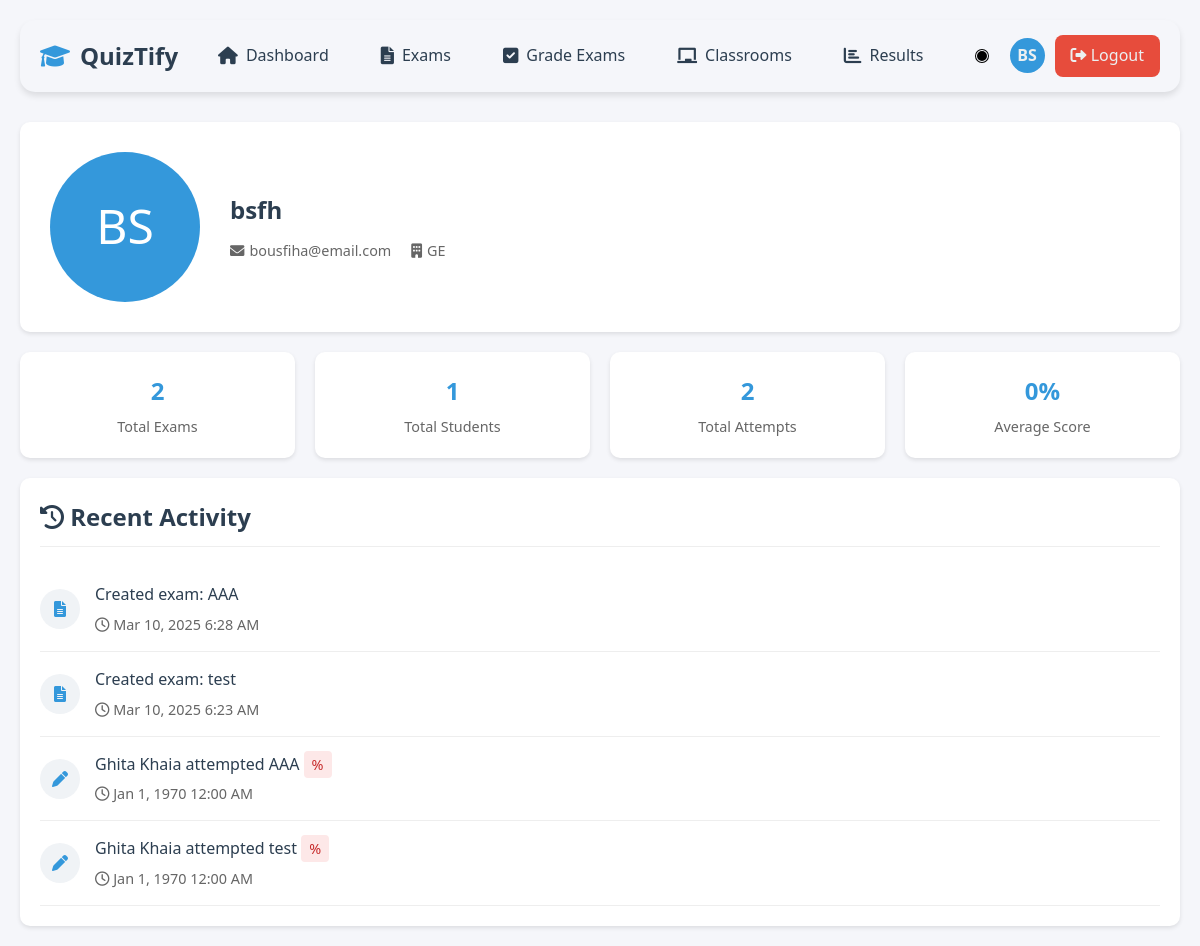
The app's page /teacher/profile.php (signed in) with its own data.
### tables this page shows
CREATE TABLE `users` (
  `id` int(11) NOT NULL,
  `username` varchar(50) NOT NULL,
  `password` varchar(255) NOT NULL,
  `email` varchar(100) NOT NULL,
  `role` enum('admin','teacher','student') NOT NULL DEFAULT 'student',
  `department` varchar(100) DEFAULT NULL,
  `status` enum('active','inactive') NOT NULL DEFAULT 'active',
  `full_name` varchar(100) NOT NULL,
  `created_at` timestamp NOT NULL DEFAULT current_timestamp(),
  `last_login` timestamp NULL DEFAULT NULL,
  `classroom_id` int(11) DEFAULT NULL,
  `is_approved` tinyint(1) DEFAULT 0
);

### teacher/profile.php (the view, shortened to what this page needs)
<?php
$conn = getDBConnection();
$userId = $_SESSION['user_id'];
try {
    $stmt = $conn->prepare("
        SELECT
            u.*,
            COUNT(DISTINCT e.id) as total_exams,
            COUNT(DISTINCT ea.id) as total_attempts,
            (
                SELECT COUNT(DISTINCT student_id)
                FROM exam_attempts ea2
                JOIN exams e2 ON ea2.exam_id = e2.id
                WHERE e2.created_by = u.id
            ) as total_students,
            ROUND(AVG(ea.score), 1) as average_score
        FROM users u
        LEFT JOIN exams e ON u.id = e.created_by
        LEFT JOIN exam_attempts ea ON e.id = ea.exam_id
        WHERE u.id = ?
        GROUP BY u.id
    ");
    $stmt->execute([$userId]);
    $profile = $stmt->fetch(PDO::FETCH_ASSOC);
    $stmt = $conn->prepare("
        SELECT
            'exam_created' as type,
            e.title as title,
            e.created_at as date,
            NULL as student_name,
            NULL as score
        FROM exams e
        WHERE e.created_by = ?
        UNION ALL
        SELECT
            'exam_attempt' as type,
            e.title as title,
            ea.end_time as date,
            u.full_name as student_name,
            ea.score
        FROM exam_attempts ea
        JOIN exams e ON ea.exam_id = e.id
        JOIN users u ON ea.student_id = u.id
        WHERE e.created_by = ?
        ORDER BY date DESC
        LIMIT 10
    ");
    $stmt->execute([$userId, $userId]);
    $activities = $stmt->fetchAll(PDO::FETCH_ASSOC);
} catch (PDOException $e) {
    error_log("Error in profile.php: " . $e->getMessage());
    setFlashMessage('error', 'An error occurred while loading profile data.');
}
?>
<!DOCTYPE html>
<html lang="en">
<head>
    <link rel="stylesheet" href="https://cdnjs.cloudflare.com/ajax/libs/font-awesome/6.0.0/css/all.min.css">
</head>
<body>
    <div class="container">
        <?php include '../includes/teacher-nav.php'; ?>
        <div class="profile-header">
            <div class="profile-avatar">
                <?php echo strtoupper(substr($profile['full_name'], 0, 2)); ?>
            </div>
            <div class="profile-info">
                <h1><?php echo htmlspecialchars($profile['full_name']); ?></h1>
                <div class="profile-meta">
                    <span><i class="fas fa-envelope"></i> <?php echo htmlspecialchars($profile['email']); ?></span>
                    <?php if (!empty($profile['department'])): ?>
                        <span><i class="fas fa-building"></i> <?php echo htmlspecialchars($profile['department']); ?></span>
                    <?php endif; ?>
                </div>
            </div>
        </div>
        <div class="stats-grid">
            <div class="stat-card">
                <div class="stat-value"><?php echo $profile['total_exams']; ?></div>
                <div class="stat-label">Total Exams</div>
            </div>
            <div class="stat-card">
                <div class="stat-value"><?php echo $profile['total_students']; ?></div>
                <div class="stat-label">Total Students</div>
            </div>
            <div class="stat-card">
                <div class="stat-value"><?php echo $profile['total_attempts']; ?></div>
                <div class="stat-label">Total Attempts</div>
            </div>
            <div class="stat-card">
                <div class="stat-value"><?php echo $profile['average_score'] ?? '0'; ?>%</div>
                <div class="stat-label">Average Score</div>
            </div>
        </div>
        <div class="activity-section">
            <div class="section-header">
                <h2><i class="fas fa-history"></i> Recent Activity</h2>
            </div>
            <?php if (empty($activities)): ?>
                <p class="text-center">No recent activity</p>
            <?php else: ?>
                <ul class="activity-list">
                    <?php foreach ($activities as $activity): ?>
                        <li class="activity-item">
                            <div class="activity-icon">
                                <i class="fas <?php echo $activity['type'] === 'exam_created' ? 'fa-file-alt' : 'fa-pen'; ?>"></i>
                            </div>
                            <div class="activity-details">
                                <div class="activity-title">
                                    <?php if ($activity['type'] === 'exam_created'): ?>
                                        Created exam: <?php echo htmlspecialchars($activity['title']); ?>
                                    <?php else: ?>
                                        <?php echo htmlspecialchars($activity['student_name']); ?> attempted
                                        <?php echo htmlspecialchars($activity['title']); ?>
                                        <span class="score-badge <?php echo $activity['score'] >= 60 ? 'score-pass' : 'score-fail'; ?>">
                                            <?php echo $activity['score']; ?>%
                                        </span>
                                    <?php endif; ?>
                                </div>
                                <div class="activity-meta">
                                    <i class="far fa-clock"></i>
                                    <?php echo date('M j, Y g:i A', strtotime($activity['date'])); ?>
                                </div>
                            </div>
                        </li>
                    <?php endforeach; ?>
                </ul>
            <?php endif; ?>
        </div>
    </div>
</body>
</html>

### teacher/profile.php (style rules this page uses)
* { margin: 0; padding: 0; box-sizing: border-box; }
body { font-family: 'Segoe UI', Tahoma, Geneva, Verdana, sans-serif; line-height: 1.6; background-color: #f5f6fa; color: #2c3e50; }
.container { max-width: 1200px; margin: 0 auto; padding: 20px; }
.profile-header { background: white; border-radius: 10px; padding: 30px; margin-bottom: 20px; box-shadow: 0 2px 4px rgba(0,0,0,0.1); display: grid; grid-template-columns: auto 1fr; gap: 30px; align-items: center; }
.profile-avatar { width: 150px; height: 150px; border-radius: 50%; background: #3498db; display: flex; align-items: center; justify-content: center; font-size: 48px; color: white; text-transform: uppercase; }
.profile-info h1 { font-size: 24px; margin-bottom: 10px; color: #2c3e50; }
.profile-meta { display: flex; gap: 20px; color: #666; font-size: 0.9rem; }
.profile-meta span { display: flex; align-items: center; gap: 5px; }
.stats-grid { display: grid; grid-template-columns: repeat(auto-fit, minmax(200px, 1fr)); gap: 20px; margin-bottom: 20px; }
.stat-card { background: white; border-radius: 10px; padding: 20px; box-shadow: 0 2px 4px rgba(0,0,0,0.1); text-align: center; }
.stat-value { font-size: 24px; font-weight: bold; color: #3498db; margin-bottom: 5px; }
.stat-label { color: #666; font-size: 0.9rem; }
.activity-section { background: white; border-radius: 10px; padding: 20px; box-shadow: 0 2px 4px rgba(0,0,0,0.1); }
.section-header { margin-bottom: 20px; padding-bottom: 10px; border-bottom: 1px solid #eee; }
.activity-list { list-style: none; }
.activity-item { padding: 15px 0; border-bottom: 1px solid #eee; display: flex; align-items: center; gap: 15px; }
.activity-icon { width: 40px; height: 40px; border-radius: 50%; background: #f0f3f6; display: flex; align-items: center; justify-content: center; color: #3498db; }
.activity-details { flex: 1; }
.activity-title { font-weight: 500; margin-bottom: 5px; }
.activity-meta { color: #666; font-size: 0.9rem; }
.score-badge { padding: 4px 8px; border-radius: 4px; font-size: 0.9rem; font-weight: 500; }
.score-fail { background: #fde8e8; color: #c62828; }

### includes/teacher-nav.php (style rules this page uses)
:root { --primary-color: #2c3e50; --secondary-color: #3498db; --success-color: #2ecc71; --danger-color: #e74c3c; --warning-color: #f1c40f; --light-color: #ecf0f1; --dark-color: #2c3e50; --background-color: #f5f6fa; --text-color: #2c3e50; }

### records on screen
users: full_name "BS", full_name "bsfh", email "bousfiha@email.com", department "GE"

### other values on screen
$userInitials "BS"
$profile['total_exams'] "2"
$profile['total_students'] "1"
$profile['total_attempts'] "2"
$profile['average_score'] "0"
$activity['title'] "AAA"
date('M j, Y g:i A', strtotime($activity['date'])) "Mar 10, 2025 6:28 AM"
$activity['title'] "test"
date('M j, Y g:i A', strtotime($activity['date'])) "Mar 10, 2025 6:23 AM"
$activity['student_name'] "Ghita Khaia"
date('M j, Y g:i A', strtotime($activity['date'])) "Jan 1, 1970 12:00 AM"
